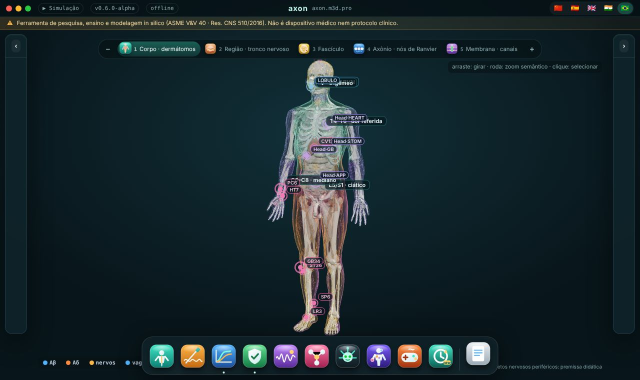
#> input picture frontend/img/app/sim-corpo.jpg, 1280 x 760 px, given in place of braco.png, which was not available (shown at 1/2 size)
$ python build_doc_figures.py ../frontend/img/app
#> lines starting #> are read from the running program, lines starting #| are printed output that depends on the picture
#!/usr/bin/env python3
"""Figuras anatômicas da documentação: render hiper-realista do simulador + camada esquemática.

1. Capturas (PNG com fundo transparente + âncoras projetadas em JSON):
     cd frontend && python3 -m http.server 8765 &
     OUT=/tmp/cap node scripts/doc_capture/cap.js
2. Este script compõe cada PNG sobre um fundo de estúdio, grava docs/img/anat/<id>.jpg e
   insere/atualiza nos manuais os blocos <figure class="anat" data-id="<id>"> com a camada
   SVG (rótulos, linhas de chamada, numeração, cores por tipo) e a legenda.
     python3 scripts/build_doc_figures.py [/tmp/cap]
"""
import html
import json
import math
import pathlib
import re
import sys

from PIL import Image, ImageFilter

ROOT = pathlib.Path(__file__).resolve().parent.parent
SRC = pathlib.Path(sys.argv[1] if len(sys.argv) > 1 else "/tmp/cap")
OUT = ROOT / "docs" / "img" / "anat"
W, H = 1600, 1000

COL = {"nerve": "#ffd166", "muscle": "#ff9a5c", "point": "#ff6fa8", "organ": "#c99bff", "auto": "#6ee7a8",
       "axon": "#e08cff", "derm": "#7fe3ff", "label": "#e9f6f8"}
GNAME = {"nerve": "nervo", "muscle": "músculo", "point": "ponto reflexo", "organ": "órgão", "auto": "autonômico",
         "axon": "axônio / placa motora", "derm": "dermátomo", "label": "estrutura"}

FIG = {
    "corpo": ("Nível 1 · corpo inteiro com pele realista",
              "Malha BodyParts3D com pele opaca (tom do fototipo, brilho e espalhamento aproximado). A camada esquemática sobrepõe o mapa de dermátomos calculado por vértice e marca o centro de cada faixa.",
              "corpo-derm"),
    "perna": ("Membro inferior direito: músculos, nervos e o axônio motor até a placa",
              "Profundidade “Músculos”: pele quase transparente, músculos, vasos e trajetos nervosos (em amarelo os nervos do plexo lombossacral). Em lilás, o prolongamento do axônio α da raiz L5 pelo nervo fibular até a placa motora do tibial anterior, traçado pelo preditor morfométrico.",
              None),
    "braco": ("Membro superior direito: plexo braquial e nervos terminais",
              "Plexo braquial e nervos mediano, ulnar, radial e musculocutâneo destacados sobre a musculatura; acupontos PC6 e LI4 sobre os respectivos trajetos.",
              None),
    "tronco": ("Tronco: vísceras, vago e cadeia simpática",
               "Profundidade “Vísceras e nervos”: sem pele e sem músculos. Vago e tronco simpático na cor autonômica; nervos intercostais segmentares; zonas de Head ativas.",
               None),
    "cabeca": ("Cabeça em perfil: trigêmeo, facial e ramo auricular do vago",
               "Ramos V1, V2 e V3 do trigêmeo, nervo facial e ramo auricular do vago destacados; músculos da mastigação e esternocleidomastoideo; marcadores de pontos auriculares e acupontos.",
               None),
    "nivel2": ("Nível 2 · região: camadas teciduais sob o eletrodo",
               "Epiderme, derme com papilas e capilares, hipoderme com lóbulos adiposos, fáscia e músculo estriado, com o eletrodo de superfície e o feixe neurovascular.",
               None),
    "nivel3": ("Nível 3 · fascículo com calibres previstos para o paciente",
               "Corte do nervo com epineuro, perineuro em lamelas e endoneuro. A composição e o calibre das fibras seguem o preditor morfométrico (Aα lilás, Aβ azul, Aγ verde-água, Aδ laranja); fibras recrutadas brilham.",
               None),
    "nivel4": ("Nível 4 · nó de Ranvier e condução saltatória",
               "Mielina compacta com lamelas, paranodo, nó com canais NaV agrupados, célula de Schwann e potencial de ação saltando de nó em nó.",
               None),
    "nivel5": ("Nível 5 · membrana e canais iônicos",
               "Bicamada fosfolipídica com colesterol e canais NaV, Piezo2, TRPV1 e TRAAK; íons atravessando cada canal.",
               None),
}
# onde inserir cada figura (manual, âncora antes da qual entra o bloco do atlas)
PLACE = {
    "docs/manual-usuario.html": (["corpo", "perna", "braco", "tronco", "cabeca", "nivel2", "nivel3", "nivel4", "nivel5"], '<section id="mesa">'),
    "docs/manual-tecnico.html": (["perna", "nivel3", "tronco"], '<section id="v09">'),
}


def studio():
    bg = Image.new("RGB", (W, H))
    px = bg.load()
    for y in range(H):
        for x in range(W):
            d = math.hypot((x - W * .5) / W, (y - H * .42) / H)
            t = min(1.0, d * 1.45)
            px[x, y] = (int(40 * (1 - t) + 8 * t), int(62 * (1 - t) + 15 * t), int(70 * (1 - t) + 19 * t))
    return bg


def compose(fid, bg):
    im = Image.open(SRC / f"{fid}.png").convert("RGBA")
    shadow = Image.new("RGBA", im.size, (0, 0, 0, 0))
    a = im.split()[3].filter(ImageFilter.GaussianBlur(14))
    shadow.putalpha(a.point(lambda v: int(v * .45)))
    out = bg.copy().convert("RGBA")
    out.alpha_composite(shadow, (0, 10))
    out.alpha_composite(im)
    out.convert("RGB").save(OUT / f"{fid}.jpg", quality=86, optimize=True, progressive=True)


# [62 lines left out: functions layout, svg, figure, not called in this run]


def main():
    OUT.mkdir(parents=True, exist_ok=True)
    bg = studio()
#> in studio, `bg = Image.new("RGB", (W, H))`: bg: PIL image 1600x1000 RGB; every value is 0
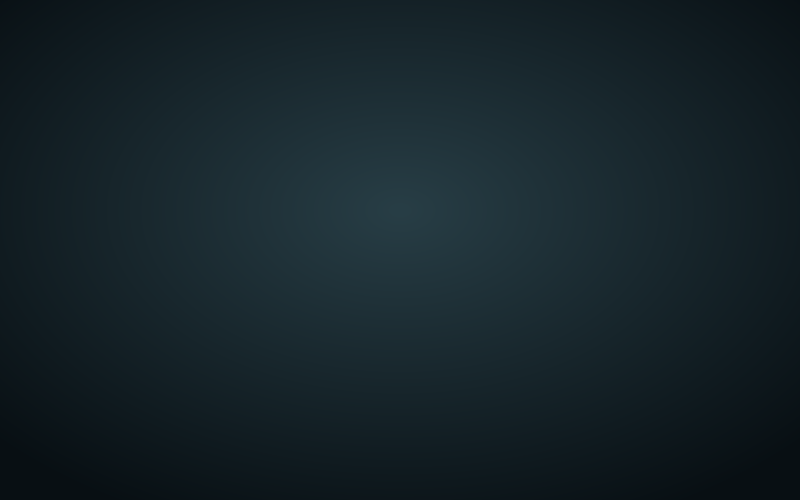
#> bg: PIL image 1600x1000 RGB (shown at 1/2 size); mean R, G, B 21.5, 35.1, 40.8
    ids = set(FIG) | {v[2] for v in FIG.values() if v[2]}
    for fid in sorted(ids):
        compose(fid, bg)
#> in compose, `shadow = Image.new("RGBA", im.size, (0, 0, 0, 0))`: shadow: PIL image 1280x760 RGBA; every value is 0
#> in compose, `a = im.split()[3].filter(ImageFilter.GaussianBlur(14))`: a: PIL image 1280x760 L; every value is 255
#> in compose, `out.alpha_composite(shadow, (0, 10))`:
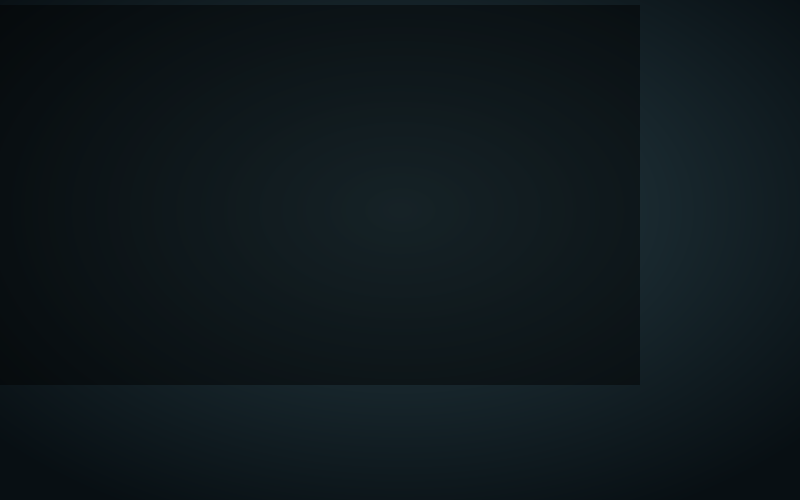
#> out: PIL image 1600x1000 RGBA (shown at 1/2 size); mean R, G, B, A 14.7, 24.1, 28.2, 255
#> in compose, `out.alpha_composite(im)`:
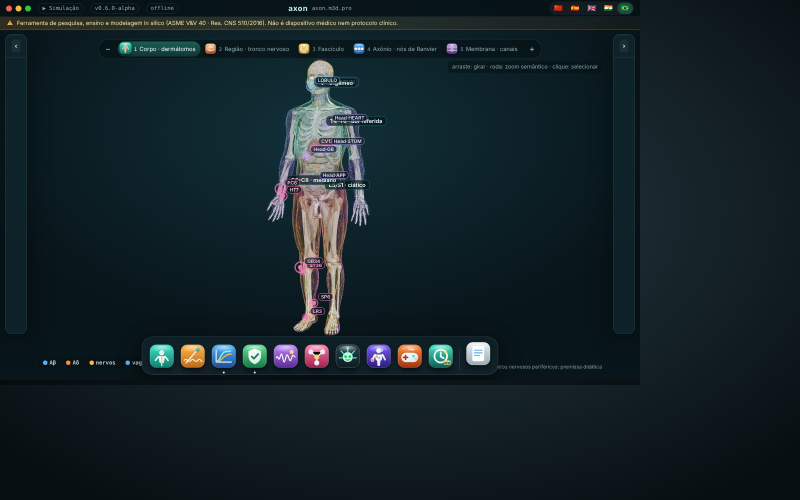
#> out: PIL image 1600x1000 RGBA (shown at 1/2 size); mean R, G, B, A 20.7, 34.5, 39.6, 255
        print("img", fid)
#> pass 2 of the loop in main, `for fid in sorted(ids):`:
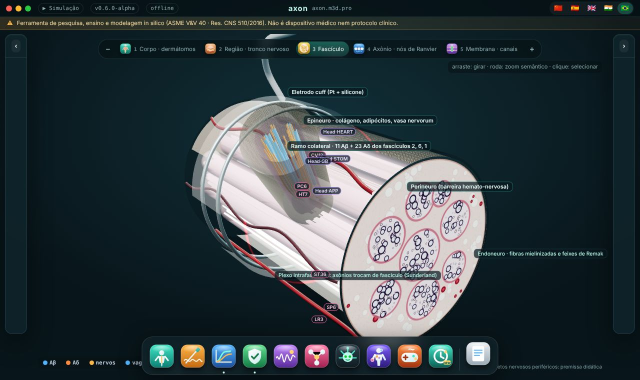
#> input picture frontend/img/app/sim-fasciculo.jpg, 1280 x 760 px, given in place of cabeca.png, which was not available (shown at 1/2 size)
#> in compose (call 2), `out.alpha_composite(im)`:
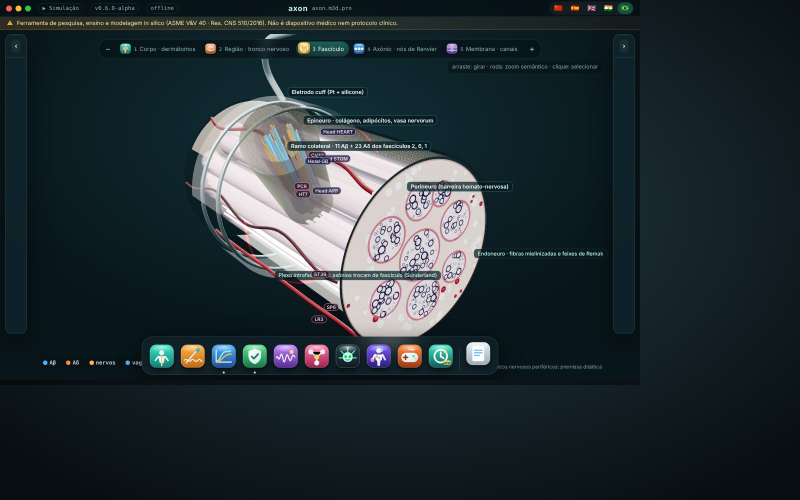
#> out: PIL image 1600x1000 RGBA (shown at 1/2 size); mean R, G, B, A 36.6, 47.9, 52.6, 255
    for page, (ids, anchor) in PLACE.items():
        p = ROOT / page
        t = p.read_text(encoding="utf-8")
        t = re.sub(r'\n?<section id="atlas">.*?</section>\n', "\n", t, flags=re.S)
        intro = ("Capturas em alta resolução do próprio simulador, com a camada esquemática sobreposta: números, linhas de chamada e cores por tipo de estrutura. "
                 "Use “camada esquemática” para ver a imagem limpa.") if "usuario" in page else \
                "Capturas geradas por <span class=\"mono\">scripts/doc_capture/cap.js</span> (Playwright, câmera e âncoras 3D projetadas) e compostas por <span class=\"mono\">scripts/build_doc_figures.py</span>."
        block = (f'<section id="atlas">\n  <h2>Atlas visual: anatomia renderizada com camada esquemática</h2>\n  <p class="lead">{intro}</p>\n  '
                 + "\n  ".join(figure(i) for i in ids) + "\n</section>\n")
        t = t.replace(anchor, block + anchor, 1)
        if 'href="#atlas"' not in t:
            t = re.sub(r'(<nav class="toc"[^>]*>.*?<div class="grp">[^<]*</div>)', r'\1<a href="#atlas">Atlas visual</a>', t, count=1, flags=re.S)
        p.write_text(t, encoding="utf-8")
        print("doc", page, len(ids))


if __name__ == "__main__":
#> (the run stopped early here; a loop or call above may not have finished)
